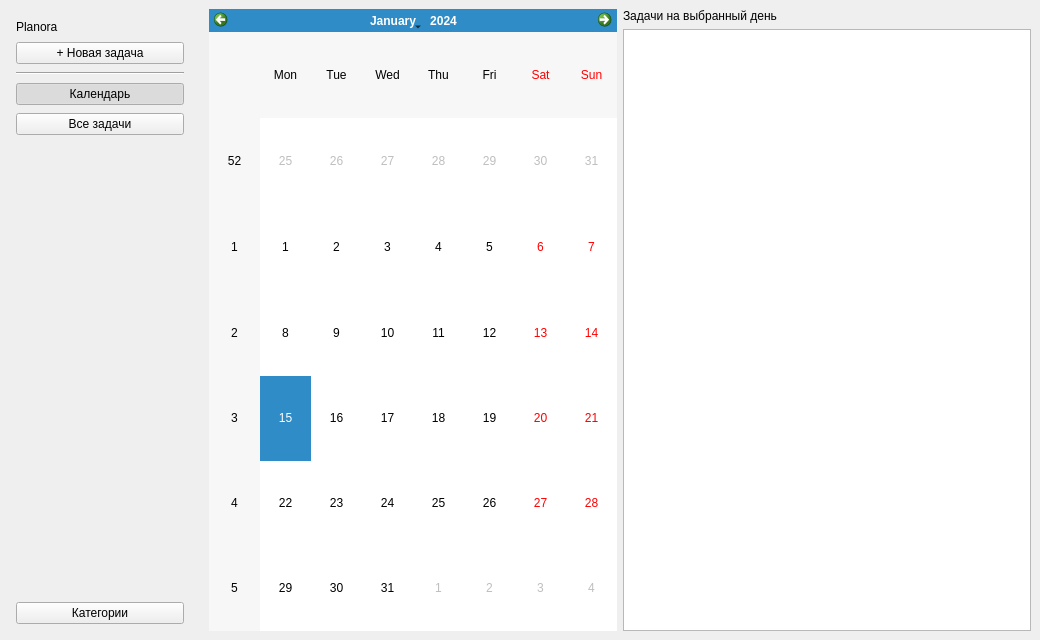
<?xml version="1.0" encoding="UTF-8"?>
<ui version="4.0">
 <class>MainWindow</class>
 <widget class="QMainWindow" name="MainWindow">
  <property name="geometry">
   <rect>
    <x>0</x>
    <y>0</y>
    <width>1040</width>
    <height>640</height>
   </rect>
  </property>
  <property name="windowTitle">
   <string>Planora</string>
  </property>
  <widget class="QWidget" name="centralwidget">
   <layout class="QHBoxLayout" name="mainHorizontalLayout">
    <property name="spacing">
     <number>0</number>
    </property>
    <property name="leftMargin">
     <number>0</number>
    </property>
    <property name="topMargin">
     <number>0</number>
    </property>
    <property name="rightMargin">
     <number>0</number>
    </property>
    <property name="bottomMargin">
     <number>0</number>
    </property>
    <item>
     <widget class="QWidget" name="sidebarWidget">
      <property name="minimumSize">
       <size>
        <width>200</width>
        <height>0</height>
       </size>
      </property>
      <property name="maximumSize">
       <size>
        <width>220</width>
        <height>16777215</height>
       </size>
      </property>
      <layout class="QVBoxLayout" name="sidebarLayout">
       <property name="spacing">
        <number>8</number>
       </property>
       <property name="leftMargin">
        <number>16</number>
       </property>
       <property name="topMargin">
        <number>20</number>
       </property>
       <property name="rightMargin">
        <number>16</number>
       </property>
       <property name="bottomMargin">
        <number>16</number>
       </property>
       <item>
        <widget class="QLabel" name="appTitleLabel">
         <property name="text">
          <string>Planora</string>
         </property>
        </widget>
       </item>
       <item>
        <widget class="QPushButton" name="newTaskButton">
         <property name="text">
          <string>+ Новая задача</string>
         </property>
        </widget>
       </item>
       <item>
        <widget class="Line" name="sidebarSeparatorLine">
         <property name="orientation">
          <enum>Qt::Horizontal</enum>
         </property>
        </widget>
       </item>
       <item>
        <widget class="QPushButton" name="calendarModeButton">
         <property name="text">
          <string>Календарь</string>
         </property>
         <property name="checkable">
          <bool>true</bool>
         </property>
         <property name="checked">
          <bool>true</bool>
         </property>
        </widget>
       </item>
       <item>
        <widget class="QPushButton" name="allTasksModeButton">
         <property name="text">
          <string>Все задачи</string>
         </property>
         <property name="checkable">
          <bool>true</bool>
         </property>
        </widget>
       </item>
       <item>
        <spacer name="sidebarSpacer">
         <property name="orientation">
          <enum>Qt::Vertical</enum>
         </property>
         <property name="sizeHint" stdset="0">
          <size>
           <width>20</width>
           <height>40</height>
          </size>
         </property>
        </spacer>
       </item>
       <item>
        <widget class="QPushButton" name="categoriesButton">
         <property name="text">
          <string>Категории</string>
         </property>
        </widget>
       </item>
      </layout>
     </widget>
    </item>
    <item>
     <widget class="QStackedWidget" name="modeStackedWidget">
      <property name="currentIndex">
       <number>0</number>
      </property>
      <widget class="QWidget" name="calendarPage">
       <layout class="QHBoxLayout" name="calendarPageLayout">
        <item>
         <widget class="QCalendarWidget" name="calendarWidget"/>
        </item>
        <item>
         <layout class="QVBoxLayout" name="calendarDayLayout">
          <item>
           <widget class="QLabel" name="selectedDayLabel">
            <property name="text">
             <string>Задачи на выбранный день</string>
            </property>
           </widget>
          </item>
          <item>
           <widget class="QListWidget" name="dayTasksListWidget"/>
          </item>
         </layout>
        </item>
       </layout>
      </widget>
      <widget class="QWidget" name="allTasksPage">
       <layout class="QVBoxLayout" name="allTasksPageLayout">
        <item>
         <layout class="QHBoxLayout" name="allTasksFilterLayout">
          <item>
           <widget class="QLineEdit" name="searchLineEdit">
            <property name="placeholderText">
             <string>Поиск задач...</string>
            </property>
           </widget>
          </item>
          <item>
           <widget class="QComboBox" name="categoryFilterComboBox"/>
          </item>
         </layout>
        </item>
        <item>
         <widget class="QListWidget" name="allTasksListWidget"/>
        </item>
       </layout>
      </widget>
     </widget>
    </item>
   </layout>
  </widget>
 </widget>
 <resources/>
 <connections/>
</ui>
